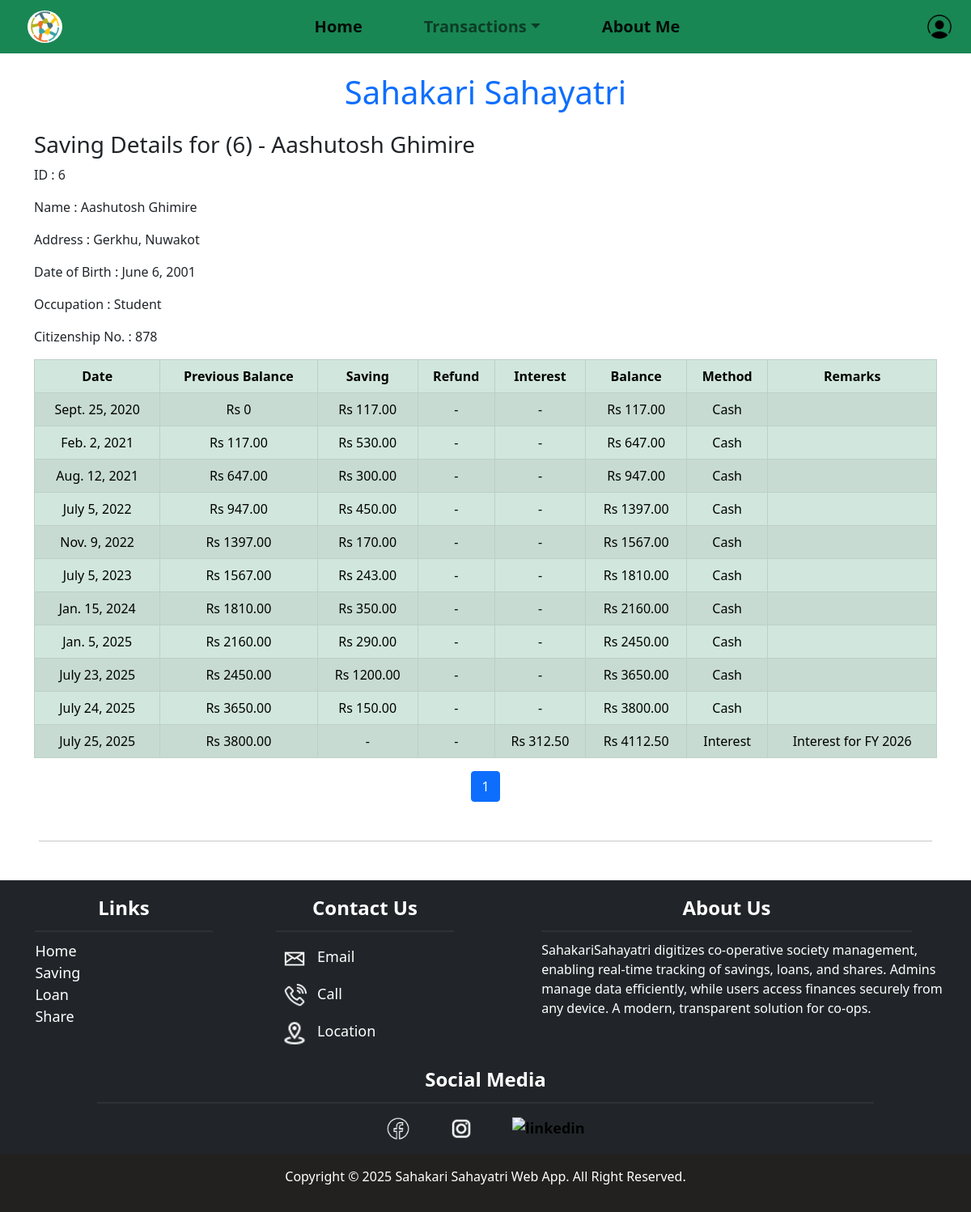
/saving/6/ (signed in), run on the app's committed database.
### customer/models.py (models this page shows, shortened)
class Member(models.Model):
    user = models.OneToOneField(User, on_delete=models.CASCADE, related_name='member_profile')
    member_id = models.IntegerField(unique=True, primary_key=True)
    first_name = models.CharField(max_length=30, blank=False)
    middle_name = models.CharField(max_length=30, blank=True)
    last_name = models.CharField(max_length=30, blank=False)
    email = models.EmailField(blank=True, null=True)
    phone_number = models.CharField(max_length=15, unique=True, blank=True)
    address = models.TextField(blank=False)
    date_of_birth = models.DateField(blank=True, null=True)
    citizenship_number = models.CharField(max_length=20, unique=True, blank=False)
    occupation = models.CharField(max_length=100, blank=True)
    date_joined = models.DateField(null=True, blank=True)
    name = models.CharField(max_length=100, blank=False, editable=False)
    class Meta:
        ordering = ['member_id']  # Ascending order

### saving/models.py (models this page shows, shortened)
class Deposit(models.Model):
    customer = models.ForeignKey(Member, on_delete=models.CASCADE, related_name='deposits')
    amount = models.DecimalField(max_digits=12, decimal_places=2)
    date = models.DateField(default=timezone.now)
    payment_method = models.CharField(max_length=50, choices=[
        ('cash', 'Cash'),
        ('bank_transfer', 'Bank Transfer'),
        ('cheque', 'Cheque'),
    ], default='cash')
    remarks = models.TextField(blank=True, null=True)
    class Meta:
        ordering = ['date']

class YearlyInterest(models.Model):
    customer = models.ForeignKey(Member, on_delete=models.CASCADE, related_name='yearly_interests')
    year = models.IntegerField(help_text="Fiscal year starting in Shrawan")  # e.g., 2081
    previous_interest_rate = models.DecimalField(max_digits=5, decimal_places=2)
    previous_interest_amount = models.DecimalField(max_digits=12, decimal_places=2, default=0.00)
    current_interest_rate = models.DecimalField(max_digits=5, decimal_places=2)
    current_interest_amount = models.DecimalField(max_digits=12, decimal_places=2, default=0.00)
    date = models.DateField(default=timezone.now)
    remarks = models.TextField(blank=True, null=True)
    class Meta:
        unique_together = ('customer', 'year')
        ordering = ['date']

### saving/views.py (the view, shortened to what this page needs)
# urls.py: path('<int:member_id>/', saving.saving_details, name='saving_details'),
@login_required(login_url='loginpage')
def saving_details(request, member_id):
    member = get_object_or_404(Member, member_id=member_id)
    deposits = Deposit.objects.filter(customer=member).order_by('date')
    refunds = SavingRefund.objects.filter(customer=member).order_by('refund_date')
    interests = YearlyInterest.objects.filter(customer=member).order_by('year')
    transactions = []
    for deposit in deposits:
        transactions.append({
            'date': deposit.date,
            'type': 'Deposit',
            'amount': deposit.amount,
            'payment_method': deposit.payment_method,
            'remarks': deposit.remarks,
        })
    for interest in interests:
        total_interest = interest.previous_interest_amount + interest.current_interest_amount
        transactions.append({
            'date': interest.date,
            'type': 'Interest',
            'amount': total_interest,  # use total_interest from interest calculation
            'payment_method': 'Auto',
            'remarks': f"Interest for FY {interest.year}",
        })
    transactions.sort(key=lambda x: x['date'])
    METHOD_DISPLAY = {
        'cash': 'Cash',
        'bank_transfer': 'Bank Transfer',
        'cheque': 'Cheque',
        'Auto': 'Interest',
    }
    running_balance = 0
    detailed_transactions = []
    for tx in transactions:
        previous_balance = running_balance
        running_balance += tx['amount']
        detailed_transactions.append({
            'member_id': member_id,
            'date': tx['date'],
            'type': tx['type'],
            'amount': abs(tx['amount']),
            'interest_amount': tx.get('interest_amount', None),  # may be None for non-interest tx
            'previous_balance': previous_balance,
            'balance': running_balance,
            'payment_method': METHOD_DISPLAY.get(tx['payment_method'], tx['payment_method']),
            'remarks': tx['remarks'],
        })
    paginator = Paginator(detailed_transactions,25)
    page_number = request.GET.get('page')
    page_obj = paginator.get_page(page_number)
    return render(request, 'saving_details.html', {
        'member': member,
        'page_obj': page_obj,
        'transactions': detailed_transactions,
    })

### saving/templates/saving_details.html (shortened to what this page needs)
{% extends "base.html" %}
{% block content %}
<div class="container mt-4">
    <h3>Saving Details for ({{member.member_id}}) - {{ member.name }}</h3>
    <div class="car">
        <p>ID : {{ member.member_id }}</p>
        <p>Name : {{ member.name }}</p>
        <p>Address : {{ member.address }}</p>
        <p>Date of Birth : {{ member.date_of_birth }}</p>
        <p>Occupation : {{ member.occupation }}</p>
        <p>Citizenship No. : {{ member.citizenship_number }}</p>
    </div>
    <div class="table-responsive mt-3">
        <table class="table table-bordered text-center table-striped table-hover table-success">
            <thead>
                <tr>
                    <th>Date</th>
                    <th>Previous Balance</th>
                    <th>Saving</th>
                    <th>Refund</th>
                    <th>Interest</th>
                    <th>Balance</th>
                    <th>Method</th>
                    <th>Remarks</th>
                </tr>
            </thead>
            <tbody>
                {% for tx in page_obj %}
                        <tr>
                            <td>{{ tx.date }}</td>
                            <td>Rs {{ tx.previous_balance }}</td>
                            <td>
                                {% if tx.type == "Deposit" %}
                                    Rs {{ tx.amount }}
                                {% else %}
                                    -
                                {% endif %}
                            </td>
                            <td>
                                {% if tx.type == "Refund" %}
                                    Rs {{ tx.amount }}
                                {% else %}
                                    -
                                {% endif %}
                            </td>
                            <td>
                                {% if tx.type == "Interest" %}
                                    Rs {{ tx.amount }}
                                {% else %}
                                    -
                                {% endif %}
                            </td>
                            <td>Rs {{ tx.balance }}</td>
                            <td>{{ tx.payment_method }}</td>
                            <td>{{tx.remarks}}</td>
                        </tr>
                {% endfor %}
            </tbody>
        </table>
    </div>
    <nav aria-label="Page navigation">
        <ul class="pagination justify-content-center">
            <li class="page-item active">
                <span class="page-link">{{ page_obj.number }}</span>
            </li>
        </ul>
    </nav>
</div>
{% endblock %}

### static/css/style.css (style rules this page uses)
html { font-size: 16px; }
body { margin: 0; padding: 0; }

### data on the page
Member: member_id "6", name "Aashutosh Ghimire", address "Gerkhu, Nuwakot", date_of_birth "June 6, 2001", occupation "Student", citizenship_number "878"
Deposit: date "Sept. 25, 2020", previous_balance "0", amount "117.00", balance "117.00", payment_method "Cash"
Deposit: date "Feb. 2, 2021"
Deposit: date "Aug. 12, 2021"
Deposit: date "July 5, 2022"
Deposit: date "Nov. 9, 2022"
Deposit: date "July 5, 2023"
Deposit: date "Jan. 15, 2024"
Deposit: date "Jan. 5, 2025"
Deposit: date "July 23, 2025"
Deposit: date "July 24, 2025"
YearlyInterest: date "July 25, 2025"

### other printed values
{{ tx.previous_balance }} "117.00" "647.00" "947.00" "1397.00" "1567.00" "1810.00" "2160.00" "2450.00" "3650.00" "3800.00"
{{ tx.amount }} "530.00" "300.00" "450.00" "170.00" "243.00" "350.00" "290.00" "1200.00" "150.00"
{{ tx.balance }} "647.00" "947.00" "1397.00" "1567.00" "1810.00" "2160.00" "2450.00" "3650.00" "3800.00" "4112.50"
{{ tx.payment_method }} "Cash" "Cash" "Cash" "Cash" "Cash" "Cash" "Cash" "Cash" "Cash" "Interest"
{{ tx.amount }} "312.50"
{{ tx.remarks }} "Interest for FY 2026"
{{ page_obj.number }} "1"
